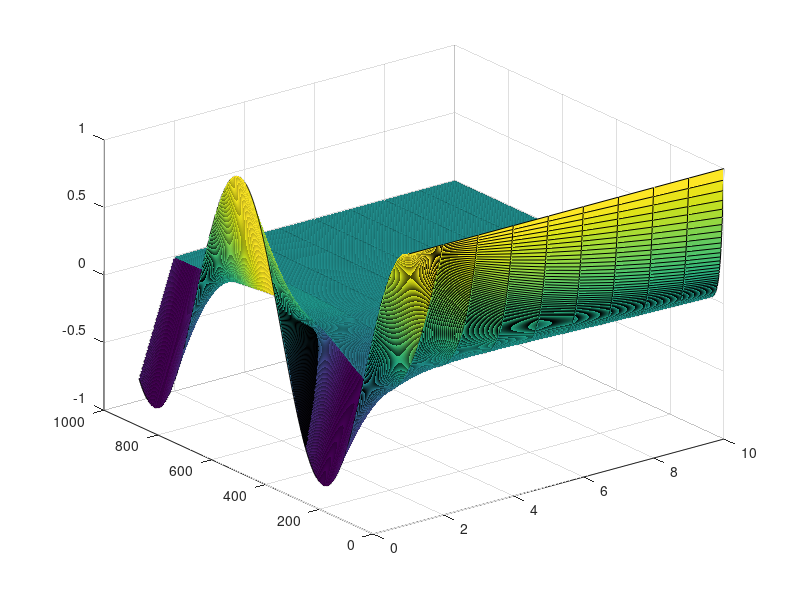

MATLAB code to generate this figure:
%%% Definindo os valores de R,L,CR = 1;L = 1;C = 1;Ganho = @(s,R,L,C) (s/L)./(s.^2 + s*R/L + 1/(L*C));R = [0 1 2 3 4 5 6 7 8 9 ];tempo = linspace(0,10,1000);for k = 1 : 10  Gs    = tf([1/L 0],[1 R(k)/L 1/(L*C)]);y(:,k) = impulse(Gs,tempo);endsurf(y)